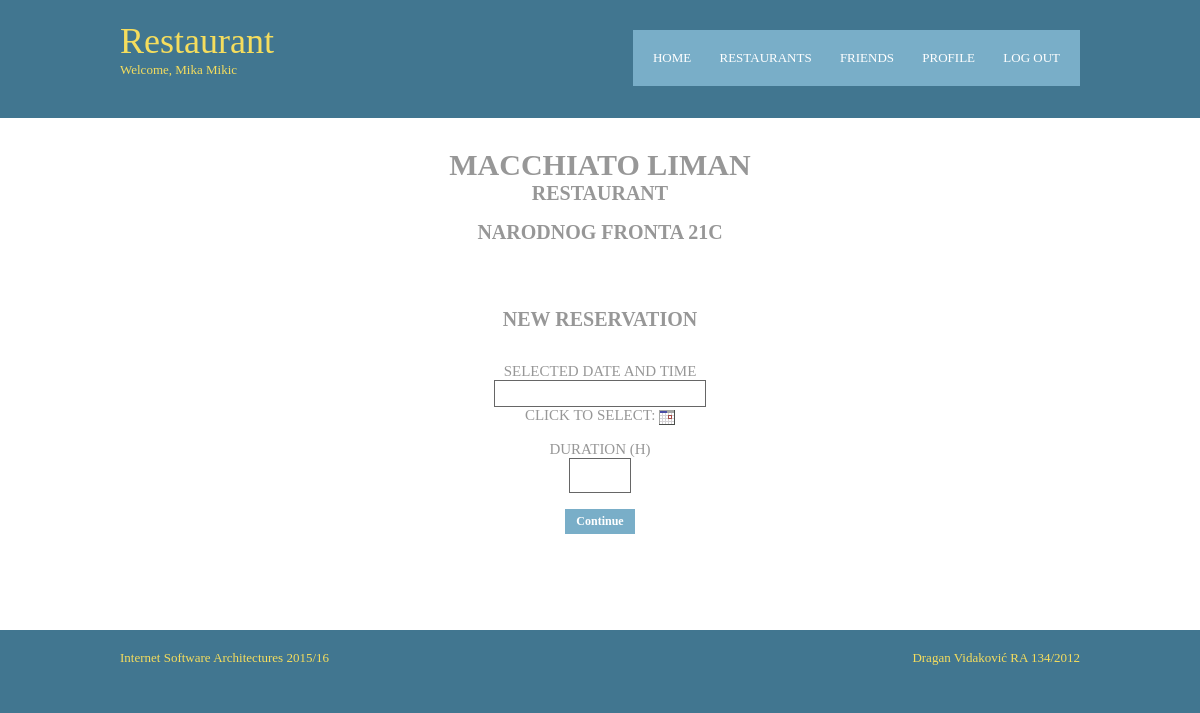
/restaurant/reservationtime/1/1/ (signed in), run on the app's committed database.
### restaurant/models.py (models this page shows, shortened)
class Restaurant(models.Model):
    name = models.CharField(max_length=100)
    description = models.CharField(max_length=200)
    address = models.CharField(max_length=200, null=True, blank=True)
    rows = models.IntegerField()
    columns = models.IntegerField()
    tables = models.IntegerField()
    is_ready = models.BooleanField(default=False)

### restaurant/views.py (the view)
# urls.py: url(r'^reservationtime/(?P<guest_id>[0-9]+)/(?P<restaurant_id>[0-9]+)/$', views.reservationtime, name='reservationtime'),
@login_required(login_url='/')
def reservationtime(request, guest_id, restaurant_id):
    this_guest = get_object_or_404(Guest, pk=guest_id)
    this_restaurant = get_object_or_404(Restaurant, pk=restaurant_id)
    return render(request, 'restaurant/reservation_time.html', context={
        'guest': this_guest,
        'restaurant': this_restaurant
    })

### restaurant/templates/restaurant/reservation_time.html (shortened to what this page needs)
<!DOCTYPE html>
<html xmlns="http://www.w3.org/1999/html">
<head>
    {% load staticfiles %}
<link rel="stylesheet" href="{% static 'restaurant/layout.css' %}" type="text/css">
</head>
<body>
<div class="wrapper row1">
  <header id="header" class="clear">
    <div id="hgroup">
      <h1>Restaurant</h1>
	  <h2>Welcome, {{ user.get_full_name }}</h2>
    </div>
    <nav>
      <ul>
          <li><a href="{% url 'restaurant:guest' guest.id %}">Home</a></li>
          <li><a href="{% url 'restaurant:restaurantlist' guest.id %}">Restaurants</a></li>
          <li><a href="{% url 'restaurant:friends' guest.id %}">Friends</a></li>
          <li><a href="{% url 'restaurant:profile' guest.id %}">Profile</a></li>
          <li class="last"><a href="{% url 'restaurant:logout' %}">Log Out</a></li>
      </ul>
    </nav>
  </header>
</div>
<div class="wrapper row2">
  <div id="container" class="clear">
    <section id="slider" class="clear">
        <h1>{{ restaurant.name }}</h1>
        <h2>{{ restaurant.description }}</h2>
        <br />
        <h2>{{ restaurant.address }}</h2>
        <br />
        <br />
        <br />
        <br />
        <h2>New Reservation</h2>
        <br />
        <form action="{% url 'restaurant:makereservation' guest.id restaurant.id %}" method="post" class="menu_item">
              <br />
              <h3>Selected Date and Time</h3>
              <input readonly id="demo3" name="datetime" type="text">
              <h3>Click to Select: <a href="javascript:NewCal('demo3','ddmmmyyyy',true,24)"><img src="{% static 'restaurant/cal.gif' %}" width="16" height="16" border="0" alt="Select Date and Time"></a></h3>
              <br />
              <h3>Duration (h)</h3>
              <input id= "rate" name = "duration" type="number" min="1" max="7" required>
              <br/>
              <input type="submit" id = "sf_submit" value="Continue">
              <br />
        </form>
    </section>
  </div>
</div>
<div class="wrapper row3">
  <footer id="footer" class="clear">
    <p class="fl_left">Internet Software Architectures 2015/16</p>
    <p class="fl_right">Dragan Vidaković RA 134/2012</p>
  </footer>
</div>
</body>
</html>

### restaurant/static/restaurant/layout.css (style rules this page uses)
html { overflow-y:scroll; }
body { margin:0; padding:0; font-size:13px; font-family:Georgia, "Times New Roman", Times, serif; color:#919191; background-color:#417690; }
.clear:after { content:"."; display:block; height:0; clear:both; visibility:hidden; line-height:0; }
.clear { display:block; clear:both; }
html[xmlns] .clear { display:block; }
a { outline:none; text-decoration:none; }
.fl_left { float:left; }
.fl_right { float:right; }
img { margin:0; padding:0; border:none; line-height:normal; vertical-align:middle; }
address, article, aside, figcaption, figure, footer, header, nav, section { display:block; margin:0; padding:0; }
div.wrapper { display:block; width:100%; margin:0; padding:0; text-align:left; }
.row1, .row1 a { color:#F5DD5D; background-color:#417690; }
.row2 { color:#979797; background-color:#FFFFFF; }
.row2 a { color:#FF9900; background-color:#FFFFFF; }
.row3, .row3 a { color:#F5DD5D; background-color:#417690; }
#header, #container, #footer { display:block; width:960px; margin:0 auto; }
nav ul { margin:0; padding:0; list-style:none; }
h1, h2, h3, h4, h5, h6 { margin:0; padding:0; font-size:16px; font-weight:bold; font-style:normal; line-height:normal; text-transform:uppercase; }
form, fieldset, legend { margin:0; padding:0; border:none; }
input, textarea, select { font-size:12px; font-family:Georgia,"Times New Roman",Times,serif; }
#header { padding:20px 0; }
#header #hgroup { float:left; margin:0 0 20px 0; }
#header #hgroup h1, #header #hgroup h2 { font-weight:normal; text-transform:none; }
#header #hgroup h1 { font-size:36px; }
#header #hgroup h2 { font-size:13px; }
#header nav { display:block; float:right; margin:10px 0 0 0; padding:20px 0; color:#FFFFFF; background-color:#79AEC8; }
#header nav ul { padding:0 20px; }
#header nav li { display:inline; margin-right:25px; text-transform:uppercase; }
#header nav li.last { margin-right:0; }
#header nav li a { color:#FFFFFF; background-color:#79AEC8; }
#container { padding:30px 0; }
#container section { display:block; width:100%; margin:0 0 50px 0; padding:0; }
#container #slider form { display: block; width: 290px; float: none; margin: auto; padding: 0; }
#container #slider form input { display: block; float: none; width: 200px; margin: auto; padding: 5px; border:1px solid #666666; }
#container #slider form #sf_submit { display: block; float: none; margin:auto; width: 70px; font-size: 12px; font-weight: bold; color:#FFFFFF; background-color: #79AEC8; border: none; cursor: pointer; }
#container #slider form #rate { width: 50px; text-align: center; font-size: 20px; }
#container h1 { display: block; float: none; margin: auto; font-size: 30px; font-weight: bold; text-align: center; }
#container h2 { display: block; float: none; margin: auto; font-size: 20px; font-weight: bold; text-align: center; }
#container h3 { display: block; float: none; margin: auto; font-size: 15px; text-align: center; font-weight: normal; }
#footer { padding:20px 0; }
#footer p { margin:0; padding:0; }

### data on the page
Restaurant: name "MACCHIATO LIMAN", description "RESTAURANT", address "NARODNOG FRONTA 21C"

### other printed values
{{ user.get_full_name }} "Mika Mikic"
